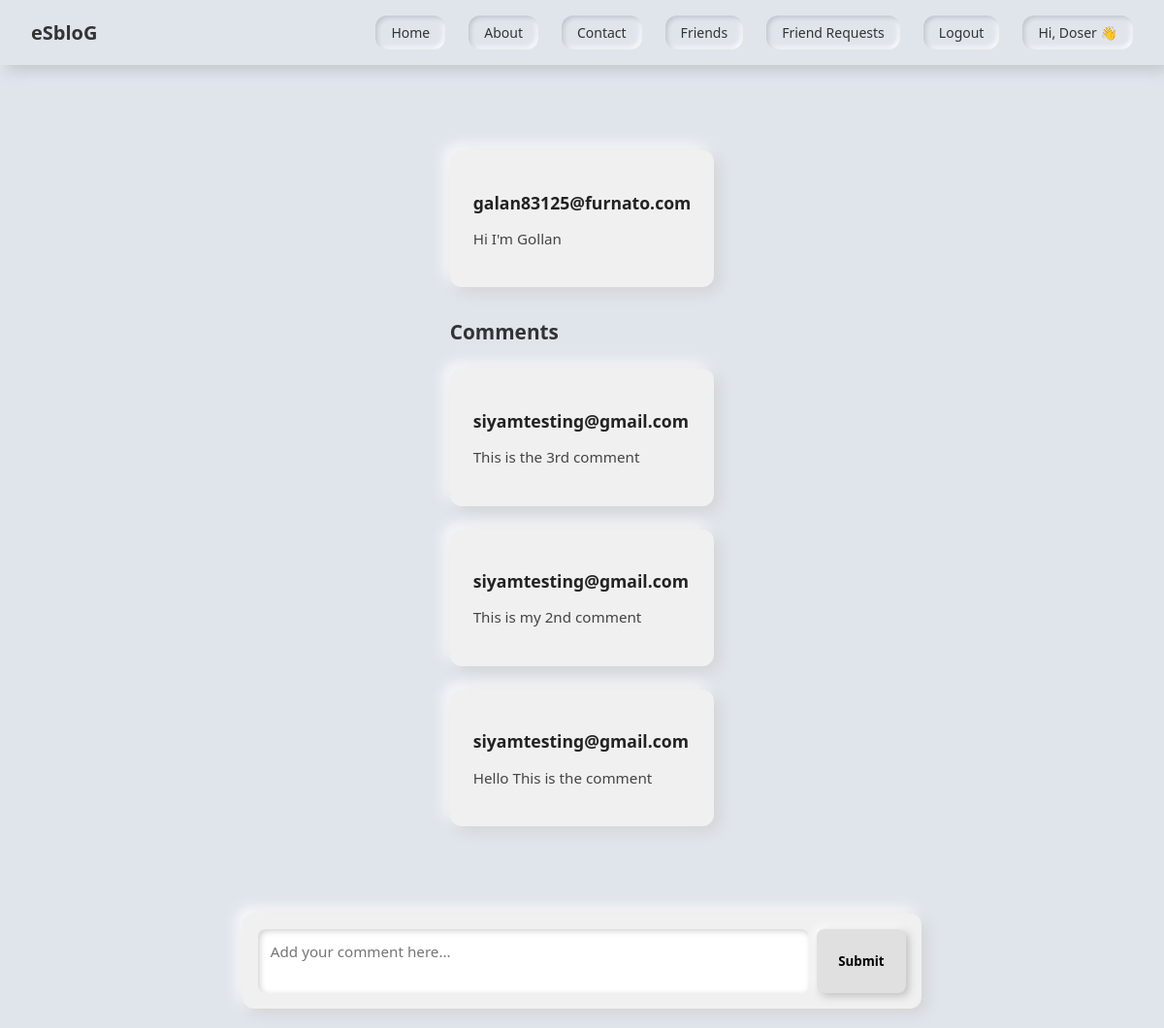
The app's page /dashboard/add_comment/10/ (signed in) with its own data.
### dashboard/models.py (models this page shows, shortened)
class Login_info_new_p(models.Model):
    fname = models.CharField(max_length=100,default="Mr.")
    lname = models.CharField(max_length=100,default="Unknown")
    email = models.EmailField(max_length=50)
    password = models.CharField(max_length=50)
    def __str__(self):
        return self.email

class User_posts(models.Model):
    id = models.AutoField(primary_key=True)
    u_name = models.ForeignKey(Login_info_new_p,on_delete=models.CASCADE)
    post = models.CharField(max_length=100)
    create_at = models.DateTimeField(auto_now_add=True)

class User_comment(models.Model):
    id = models.AutoField(primary_key=True)
    post = models.ForeignKey(User_posts, on_delete=models.CASCADE, related_name="comments")
    user = models.ForeignKey(Login_info_new_p, on_delete=models.CASCADE, related_name="comments")
    comment = models.CharField(max_length=200)
    created_at = models.DateTimeField(auto_now_add=True)

### dashboard/views.py (the view, shortened to what this page needs)
# urls.py: path('add_comment/<int:post_id>/', views.add_comment, name="add_comment"),
def add_comment(request, post_id):
    post = User_posts.objects.get(id=post_id)
    comments = post.comments.all().order_by("-created_at")
    return render(request, "dashboard/comment.html", {"post": post, "comments": comments})

### dashboard/templates/dashboard/comment.html (shortened to what this page needs)
{% include 'dashboard/header.html' %}
<div class="comment-container">
    <div class="post-card">
        <h3 class="username">{{ post.u_name }}</h3>
        <p class="content">{{ post.post }}</p>
    </div>
    <h4 class="comment-section-title">Comments</h4>
    {% for comment in comments %}
        <div class="post-card">
            <h3 class="username">{{ comment.user }}</h3>
            <p class="content">{{ comment.comment }}</p>
        </div>
    {% empty %}
        <p class="content">No comments yet. Be the first to comment!</p>
    {% endfor %}
</div>
<div class="form">
    <form method="POST" action="{% url 'add_comment' post.id %}" style="display: flex; width: 100%; gap: 0.5rem;">
        <textarea name="comment" rows="2" placeholder="Add your comment here..." required></textarea>
        <button type="submit">Submit</button>
    </form>
</div>
{% include 'dashboard/footer.html' %}

### dashboard/templates/dashboard/header.html (shortened to what this page needs)
{% load static %}
<!DOCTYPE html>
<html lang="en">
<head>
</head>
<body>
  <nav class="navbar" role="navigation" aria-label="main">
    <a class="logo" href="{% url 'home' %}">eSbloG</a>
    <ul>
      <li><a href="{% url 'home' %}">Home</a></li>
      <li><a href="{% url 'home' %}">About</a></li>
      <li><a href="{% url 'home' %}">Contact</a></li>
      {% if request.session.user_id %}
        <li><a href="{% url 'friends' %}">Friends</a></li>
        <li><a href="{% url 'friends_req' %}">Friend Requests</a></li>
        <li><a href="{% url 'logout' %}">Logout</a></li>
        <li><a href="{% url 'mypost' %}">Hi, {{ request.session.name }} 👋</a></li>
      {% else %}
        <li><a href="{% url 'login' %}">Login</a></li>
      {% endif %}
    </ul>
  </nav>
  <div class="page-wrap">

### dashboard/templates/dashboard/header.html (style rules this page uses)
* { box-sizing: border-box; font-family: 'Segoe UI', sans-serif; }
body { background: #e0e5ec; display: flex; flex-direction: column; align-items: center; min-height: 100vh; margin: 0; }
.navbar { width: 100%; background: #e0e5ec; padding: 1rem 2rem; display: flex; justify-content: space-between; align-items: center; box-shadow: 5px 5px 15px #bec3c9, -5px -5px 15px #ffffff; position: sticky; top: 0; left: 0; z-index: 1000; }
.navbar .logo { font-size: 20px; font-weight: bold; color: #333; text-decoration: none; }
.navbar ul { list-style: none; display: flex; gap: 1.5rem; margin: 0; padding: 0; }
.navbar ul li { display: inline; }
.navbar ul li a { text-decoration: none; color: #333; padding: 0.5rem 1rem; border-radius: 12px; background: #e0e5ec; box-shadow: inset 2px 2px 5px #bec3c9, inset -2px -2px 5px #ffffff; font-size: 14px; transition: all 0.2s ease-in-out; display: inline-block; }
.page-wrap { width: 100%; display: flex; justify-content: center; padding: 2rem 1rem; }

### dashboard/templates/dashboard/comment.html (style rules this page uses)
.post-card { background: #f0f0f0; padding: 1.5rem; border-radius: 12px; box-shadow: 5px 5px 15px #d1d1d1, -5px -5px 15px #ffffff; max-width: 700px; margin: 1.5rem auto; }
.username { font-size: 1.1rem; font-weight: 700; margin-bottom: 0.3rem; color: #222; }
.content { font-size: 0.95rem; color: #444; line-height: 1.4; }
.comment-container { max-width: 750px; margin: 2rem auto; padding: 0 1rem; padding-bottom: 120px; }
.comment-section-title { font-size: 1.3rem; font-weight: 600; margin: 2rem 0 1rem 0; text-align: left; color: #333; }
.form { position: fixed; bottom: 20px; left: 50%; transform: translateX(-50%); background: #f0f0f0; padding: 1rem; border-radius: 12px; box-shadow: 5px 5px 15px #d1d1d1, -5px -5px 15px #ffffff; max-width: 700px; width: 90%; z-index: 9999; display: flex; gap: 0.5rem; align-items: center; }
.form textarea { flex: 1; padding: 0.8rem; border-radius: 8px; border: none; resize: none; box-shadow: inset 2px 2px 6px #d1d1d1, inset -2px -2px 6px #ffffff; font-size: 0.95rem; outline: none; }
.form button { background: #e0e0e0; border: none; padding: 0.6rem 1.4rem; border-radius: 8px; font-weight: 600; cursor: pointer; box-shadow: 3px 3px 8px #bfbfbf, -3px -3px 8px #ffffff; transition: all 0.2s ease-in-out; }

### records on screen
Login_info_new_p: session.name "Doser"
User_posts: u_name "galan83125@furnato.com", post "Hi I'm Gollan"
User_comment: user "siyamtesting@gmail.com", comment "This is the 3rd comment"
User_comment: user "siyamtesting@gmail.com", comment "This is my 2nd comment"
User_comment: user "siyamtesting@gmail.com", comment "Hello This is the comment"
